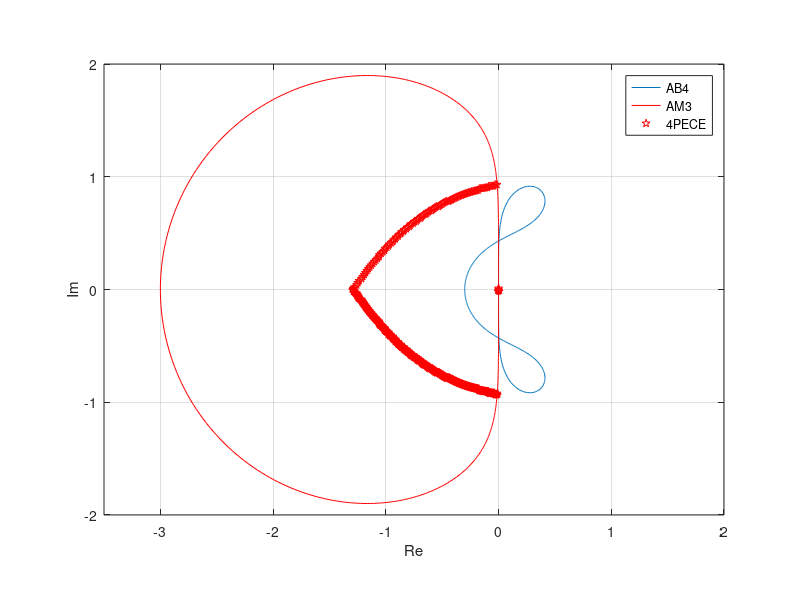

Source code (MATLAB):
% Final
% Problem 1
%%
% part a
clc
close all
clear all
% plot the region of stability for AB4
% find the characteristic equation for AB4, solve for hlambda, and let
% theta run from 0 to 2pi, plot the resulting points
theta =linspace(0,2*pi,500);
z = exp(1i.*theta); 
% nu is hlambda
nu = (z.^4-z.^3)./((55/24)*z.^3 - (59/24)*z.^2 + (37/24)*z - 9/24);
plot(real(nu) , imag(nu))
axis equal
hold on

% PART b

% ADAMS MOULTON 3
xi = (z.^3-z.^2).*24./(9*z.^3+19*z.^2-5.*z+1);
plot(real(xi),imag(xi),'r-')

%PART c
%
k = 4;
n=100;
AMcoef = [3/8,19/24,-5/24,1/24];
ABcoef = [ -3/8 , 37/24, -59/24 , 55/24];
theta = pi:-pi/(2*n):pi/2; 
tol = .5*exp(-14);
rr = zeros(n+1,1);

for i = 1:n+1
    r=0;
    rho=0;
    while rho<1
        r = r+.01;
        z= r*exp(1i*theta(i));
        p = [ 1, -1-z*(AMcoef(1) + AMcoef(2)+z*AMcoef(1)*ABcoef(4)),...
    -z*(AMcoef(3:4)+z*AMcoef(1)*ABcoef(3:-1:2)), -z^2*AMcoef(1)*ABcoef(1)];
        rho = max(abs(roots(double(p))));
          
    end
    plot(r*cos(theta(i)),r*sin(theta(i)),'rp',...
     r*cos(theta(i)),-r*sin(theta(i)),'rp',...
     'LineWidth',2)
    grid on
    axis equal
    axis([-3.5 2 -2 2])
    legend('AB4','AM3','4PECE')
    xlabel('Re')
    ylabel('Im')
end
%%
% part c a different way
% THIS DID NOT WORK - CHARACTERISTIC EQUATION IS WRONG
%alpha = -(24.*z.^3)./(38.*z - 9 - 64.*z.^2 + 74.*z.^3 + 9.*z.^4);
%alpha = (16.*z.^3)./(3 - 12.*z + 18.*z.^2 - 12.*z.^3 + 3.*z.^4);
%alpha = -(48.*z.^3)./(38.*z - 9 - 64.*z.^2 + 74.*z.^3 + 9.*z.^4);
%plot(real(alpha),imag(alpha),'g-')